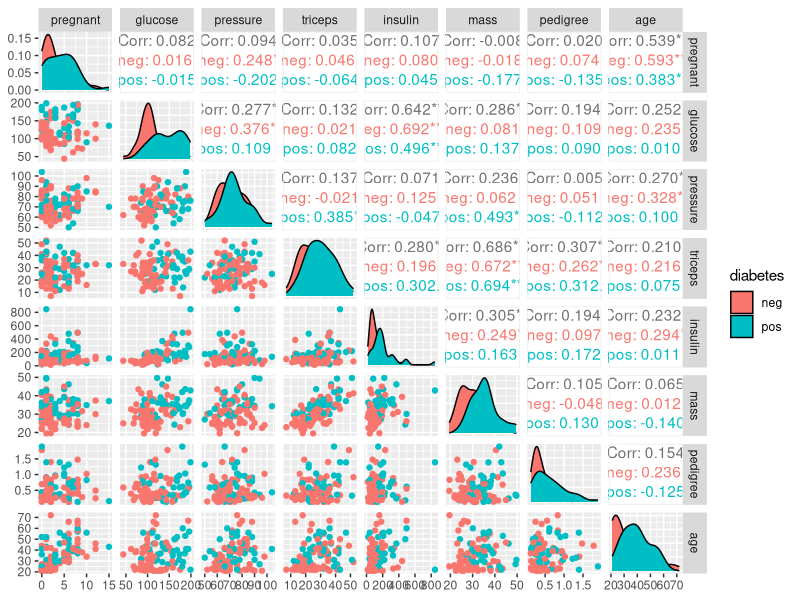
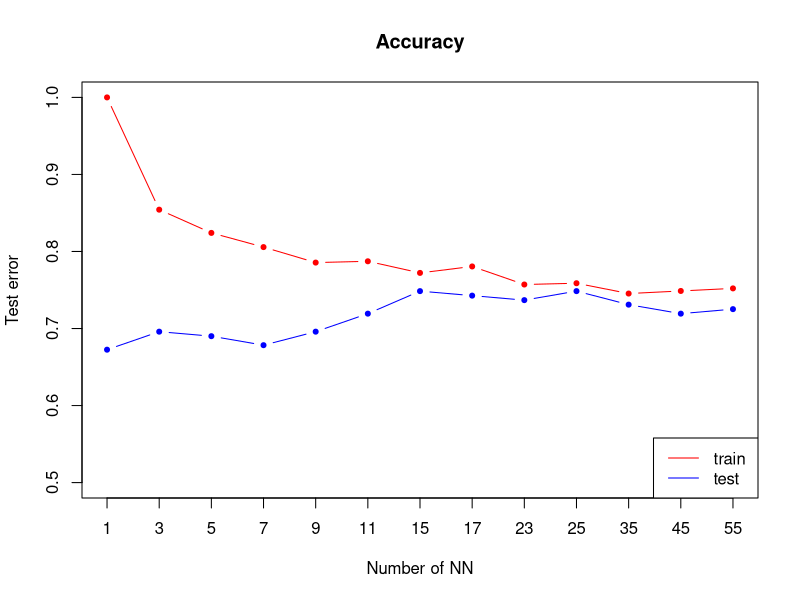
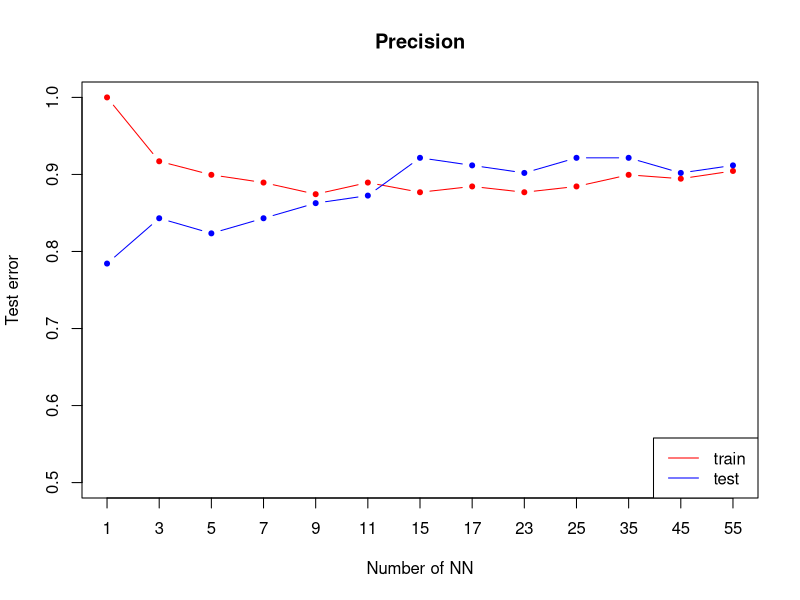
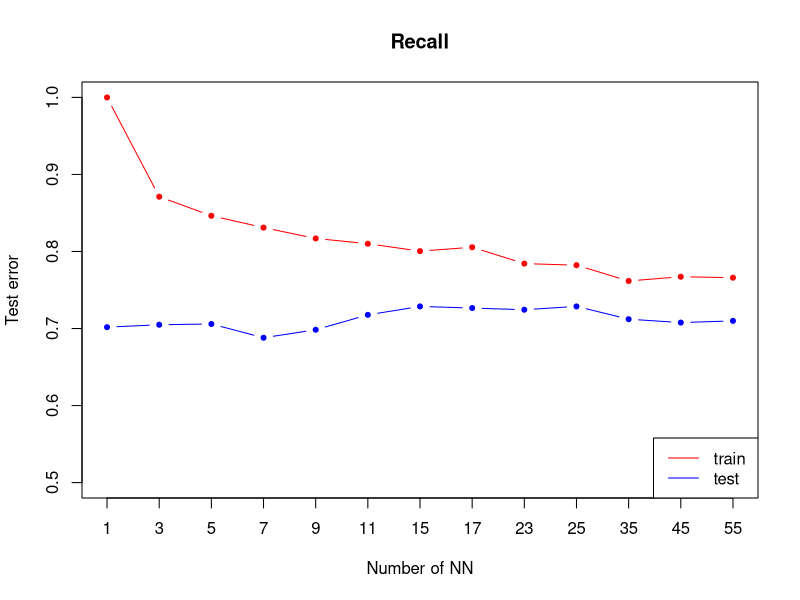
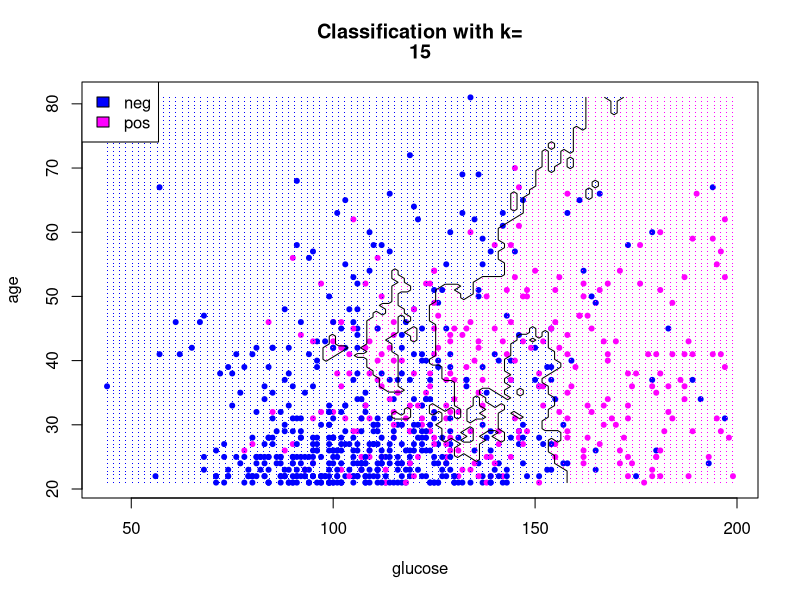
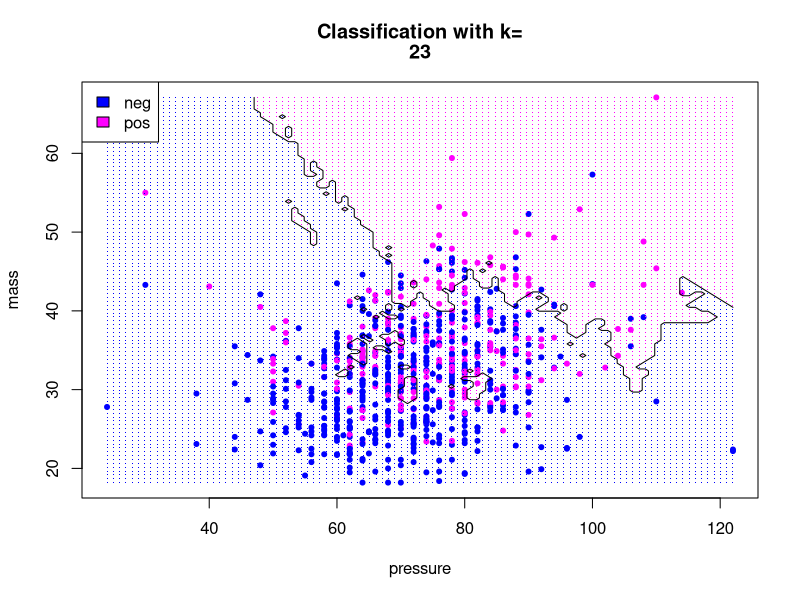
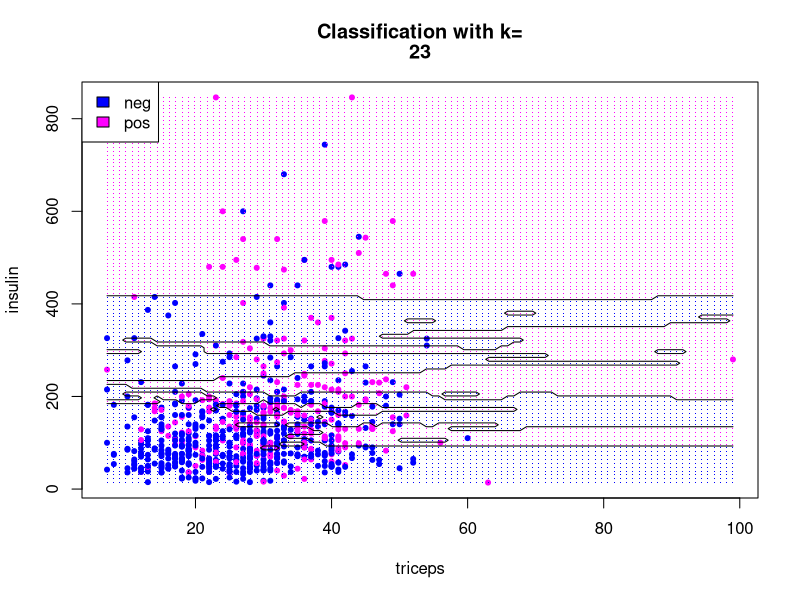
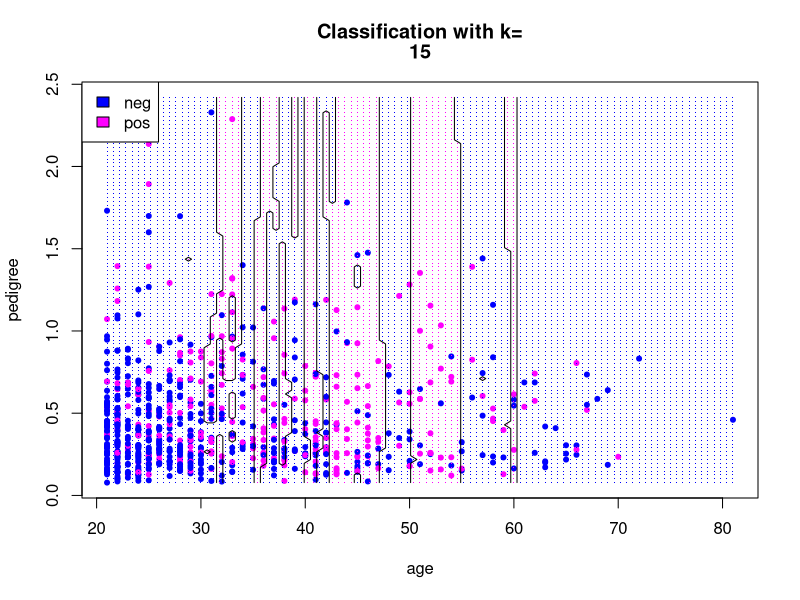

R code for these plots, in order:
## ---- chunk 1
library("mlbench")
library("caTools")
library("class")
library(mice)
library(grid)
library("rpart")
library(GGally)


utils::data("PimaIndiansDiabetes2")
data <- PimaIndiansDiabetes2

## ---- chunk 2

set.seed(101) 
init = mice(data, maxit=0) 
data <- complete(mice(data, method=init$method, predictorMatrix=init$predictorMatrix, m=5))
## ---- chunk 3
p <- ggpairs(data[sample(1:nrow(data),100),], columns = 1:8, ggplot2::aes(colour=diabetes), lower = list(continuous=wrap("points")), progress=FALSE,legend=1)
p
## ---- chunk 4

sample <- sample.split(data, SplitRatio = 0.8)
train <- subset(data, sample == TRUE)
test  <- subset(data, sample == FALSE)
trainDf <- train[, -9]
testDf <- test[,-9]
## ---- chunk 5


#NA2mean <- function(x) replace(x, is.na(x), mean(x, na.rm = TRUE))
#trainDf <- replace(trainDf, TRUE, lapply(trainDf, NA2mean))
#testDf <- replace(testDf, TRUE, lapply(testDf, NA2mean))

#pred.classes <- knn(trainDf, testDf, train$diabetes, k=5)
#testDf <- cbind(testDf,pred.classes)

## ---- chunk 6
ks <- c(1,3,5,7,9,11,15,17,23,25,35,45,55)# nearest neighbours to try
nks <- length(ks)

accuracy.train <- numeric(length=nks)
accuracy.test <- numeric(length=nks)

precision.train <- numeric(length=nks)
precision.test <- numeric(length=nks)

recall.train <- numeric(length=nks)
recall.test <- numeric(length=nks)
## ---- chunk 7
for (i in seq(along=ks)) {
mod.train <- knn(trainDf,trainDf,k=ks[i],cl=train$diabetes)
confussionMatrixTrain = table(mod.train, train$diabetes)
accuracy.train[i] = sum(mod.train == train$diabetes)/length(train$diabetes)
precision.train[i] = confussionMatrixTrain[1,1]/sum(confussionMatrixTrain[,1])
recall.train[i] = confussionMatrixTrain[1,1]/sum(confussionMatrixTrain[1,])

mod.test <- knn(trainDf, testDf[,-9],k= ks[i],cl= train$diabetes)
confussionMatrixTest = table(mod.test, test$diabetes)
accuracy.test[i] = sum(mod.test == test$diabetes)/length(test$diabetes)
precision.test[i] = confussionMatrixTest[1,1]/sum(confussionMatrixTest[,1])
recall.test[i] = confussionMatrixTest[1,1]/sum(confussionMatrixTest[1,])
}
## ---- chunk 8
plot(accuracy.train,xlab="Number of NN",ylab="Test error",type="n",xaxt="n", ylim=c(0.5, 1),  main="Accuracy")
axis(1, 1:length(ks), as.character(ks))
lines(accuracy.train,type="b",col='red',pch=20)
lines(accuracy.test,type="b",col='blue',pch=20)
legend("bottomright",lty=1,col=c("red","blue"),legend = c("train ", "test "))
## ---- chunk 9
plot(precision.train,xlab="Number of NN",ylab="Test error",type="n",xaxt="n", ylim=c(0.5, 1),  main="Precision")
axis(1, 1:length(ks), as.character(ks))
lines(precision.train,type="b",col='red',pch=20)
lines(precision.test,type="b",col='blue',pch=20)
legend("bottomright",lty=1,col=c("red","blue"),legend = c("train ", "test "))
## ---- chunk 10
plot(recall.train,xlab="Number of NN",ylab="Test error",type="n",xaxt="n", ylim=c(0.5, 1),  main="Recall")
axis(1, 1:length(ks), as.character(ks))
lines(recall.train,type="b",col='red',pch=20)
lines(recall.test,type="b",col='blue',pch=20)
legend("bottomright",lty=1,col=c("red","blue"),legend = c("train ", "test "))
## ---- chunk 11
col1<-c('blue', 'magenta')

plot.knn <- function(k, indexA, indexB) {
  grid.A <- seq(min(data[,indexA]), max(data[,indexA]), (max(data[,indexA]) - min(data[,indexA])) / 100)
  grid.B <- seq(min(data[,indexB]), max(data[,indexB]), (max(data[,indexB]) - min(data[,indexB])) / 100)
  grid <- expand.grid(grid.A,grid.B)
  colnames(grid) <- colnames(trainDf[, c(indexA, indexB)])
  predicted.classes <- knn(trainDf[, c(indexA, indexB)], grid, train$diabetes, k=k)
  plot(data[, indexA], data[ ,indexB], pch=20, col=col1[as.numeric(data$diabetes)], xlab=colnames(data)[indexA], ylab=colnames(data)[indexB])
  points(grid[, 1], grid[,2], pch='.', col=col1[as.numeric(predicted.classes)])  # draw grid
  legend("topleft", legend=levels(data$diabetes),fill =col1)
  title(c("Classification with k=", k))
  predicted.matrix <- matrix(as.numeric(predicted.classes), length(grid.A), length(grid.B))
  contour(grid.A, grid.B, predicted.matrix, levels=c(1.5), drawlabels=FALSE,add=TRUE)
}

## ---- chunk 12
plot.knn(15, 2, 8)
## ---- chunk 13
plot.knn(23, 3, 6)

## ---- chunk 14
plot.knn(23, 4, 5)
## ---- chunk 15
plot.knn(15, 8, 7)
## ---- chunk 16
res.pca <- prcomp(data[,1:8], scale = TRUE)

plot.knn.pca <- function(k) {
  pca.values <- prcomp(trainDf)$x
  grid.PC1 <- seq(min(pca.values[,1]), max(pca.values[,1]), 5)
  grid.PC2 <- seq(min(pca.values[,2]), max(pca.values[,2]), 1)
  grid <- expand.grid(grid.PC1,grid.PC2)
  colnames(grid) <- c('PC1','PC2')
  predicted.classes <- knn(pca.values[,c(1,2)], grid, train$diabetes, k=k)
  plot(pca.values[,1], pca.values[,2], pch=20, col=col1[as.numeric(train$diabetes)], xlab='PC1', ylab='PC2')
  points(grid$PC1, grid$PC2, pch='.', col=col1[as.numeric(predicted.classes)])  # draw grid
  legend("topleft", legend=levels(data$diabetes),fill =col1)
  title(c("PCA Classification with k=", k))
  
  predicted.matrix <- matrix(as.numeric(predicted.classes), length(grid.PC1), length(grid.PC2))
  contour(grid.PC1, grid.PC2, predicted.matrix, levels=c(1.5), drawlabels=FALSE,add=TRUE)
}
## ---- chunk 17
plot.knn.pca(1)
## ---- chunk 18
plot.knn.pca(7)
## ---- chunk 19
plot.knn.pca(15)
## ---- chunk 20
plot.knn.pca(23)
## ---- chunk 21
plot.knn.pca(50)
## ---- chunk 22
plot.knn.pca(100)
## ---- chunk 23
glm <- glm(diabetes~.,family=binomial(logit),data=train)
summary(glm)
## ---- chunk 24
glm2 <- glm(diabetes~pregnant + glucose + mass + pedigree,family=binomial(logit),data=train)
summary(glm2)
## ---- chunk 25
    predicted.classes.train <- predict(glm2, trainDf, type = "response")
    predicted.classes.train <- sapply(predicted.classes.train, function(x) round(x) + 1)

    confussionMatrixTrain = table(predicted.classes.train, train$diabetes)
    logr.accuracy.train <- (confussionMatrixTrain[1,1] + confussionMatrixTrain[2,2]) / length(predicted.classes.train)
    logr.precision.train <- confussionMatrixTrain[1,1]/sum(confussionMatrixTrain[,1])
    logr.recall.train <- confussionMatrixTrain[1,1]/sum(confussionMatrixTrain[1,])
    
    predicted.classes.test <- predict(glm2, testDf, type = "response")
    predicted.classes.test <- sapply(predicted.classes.test, function(x) round(x) + 1)
    
    confussionMatrixTest <- table(predicted.classes.test, test$diabetes)
    logr.accuracy.test <- (confussionMatrixTest[1,1] + confussionMatrixTest[2,2]) / length(predicted.classes.test)
    logr.precision.test <- confussionMatrixTest[1,1]/sum(confussionMatrixTest[,1])
    logr.recall.test <- confussionMatrixTest[1,1]/sum(confussionMatrixTest[1,])
## ---- chunk 26
plot.logRegression.boundaries <- function(indexA, indexB) {
  grid.A <- seq(min(data[,indexA]), max(data[,indexA]), (max(data[,indexA]) - min(data[,indexA])) / 100)
  grid.B <- seq(min(data[,indexB]), max(data[,indexB]), (max(data[,indexB]) - min(data[,indexB])) / 100)
  grid <- expand.grid(grid.A,grid.B)
  colnames(grid) <- colnames(trainDf[, c(indexA, indexB)])
  
  glm2 <- glm(diabetes~.,family=binomial(logit),data = train[, c(indexA, indexB, 9)])
  predicted.classes <- predict(glm2, grid, type = "response")
  predicted.classes <- lapply(predicted.classes, function(x) round(x) + 1)
  
  plot(data[, indexA], data[ ,indexB], pch=20, col=col1[as.numeric(data$diabetes)], xlab=colnames(data)[indexA], ylab=colnames(data)[indexB])
  
  points(grid[, 1], grid[,2], pch='.', col=col1[as.numeric(predicted.classes)])  # draw grid
  legend("topleft", legend=levels(data$diabetes),fill =col1)
  title(c("Classification with logistic regression"))
  predicted.matrix <- matrix(as.numeric(predicted.classes), length(grid.A), length(grid.B))
  contour(grid.A, grid.B, predicted.matrix, levels=c(1.5), drawlabels=FALSE,add=TRUE)
}
## ---- chunk 27
plot.logRegression.boundaries(2, 8)
## ---- chunk 28
plot.logRegression.boundaries(3, 6)

## ---- chunk 29
plot.logRegression.boundaries(4, 5)
## ---- chunk 30
plot.logRegression.boundaries(8, 7)
## ---- chunk 31
plot.logRegression.pca <- function() {
  pca.values <- prcomp(trainDf)$x
  pca.df <- as.data.frame.matrix(pca.values[,c(1,2)])
  pca.df$diabetes <- train$diabetes
  
  grid.PC1 <- seq(min(pca.values[,1]), max(pca.values[,1]), 5)
  grid.PC2 <- seq(min(pca.values[,2]), max(pca.values[,2]), 1)
  grid <- expand.grid(grid.PC1,grid.PC2)
  colnames(grid) <- c('PC1','PC2')
    
  glm2 <- glm(diabetes~.,family=binomial(logit),data=pca.df)
  predicted.classes <- predict(glm2, grid, type = "response")
  predicted.classes <- lapply(predicted.classes, function(x) round(x) + 1)

  plot(pca.values[,1], pca.values[,2], pch=20, col=col1[as.numeric(train$diabetes)], xlab='PC1', ylab='PC2')
  points(grid$PC1, grid$PC2, pch='.', col=col1[as.numeric(predicted.classes)])  # draw grid
  legend("topleft", legend=levels(data$diabetes),fill =col1)
  title(c("PCA Classification of loggistic regression"))
  
  predicted.matrix <- matrix(as.numeric(predicted.classes), length(grid.PC1), length(grid.PC2))
  contour(grid.PC1, grid.PC2, predicted.matrix, levels=c(1.5), drawlabels=FALSE,add=TRUE)
}


plot.logRegression.pca()
## ---- chunk 32
possible_bucket_sizes <- seq(1, 300, 10)
nks <- length(possible_bucket_sizes)

accuracy.train <- numeric(length=nks)
accuracy.test <- numeric(length=nks)

precision.train <- numeric(length=nks)
precision.test <- numeric(length=nks)

recall.train <- numeric(length=nks)
recall.test <- numeric(length=nks)

for(i in seq(1:length(possible_bucket_sizes))){
  cart_model <- rpart(diabetes ~., data = train, method = "class",control = rpart.control(minbucket = possible_bucket_sizes[i]))
  predicted.classes.test <- predict(cart_model, testDf, type = "class")
  predicted.classes.train <- predict(cart_model, trainDf, type = "class")

    confussionMatrixTrain = table(predicted.classes.train, train$diabetes)
    accuracy.train[i] <- mean(predicted.classes.train == train$diabetes)
    precision.train[i] = confussionMatrixTrain[1,1]/sum(confussionMatrixTrain[,1])
    recall.train[i] = confussionMatrixTrain[1,1]/sum(confussionMatrixTrain[1,])

    confussionMatrixTest = table(predicted.classes.test, test$diabetes)
    accuracy.test[i] <- mean(predicted.classes.test == test$diabetes)
    precision.test[i] = confussionMatrixTest[1,1]/sum(confussionMatrixTest[,1])
    recall.test[i] = confussionMatrixTest[1,1]/sum(confussionMatrixTest[1,])
}

## ---- chunk 33
plot(accuracy.train,xlab="Number of items in leafs",ylab="Test error",type="n",xaxt="n", ylim=c(0.5, 1),  main="Accuracy",)
axis(1, 1:length(ks), as.character(ks))
lines(accuracy.train,type="b",col='red',pch=20)
lines(accuracy.test,type="b",col='blue',pch=20)
legend("bottomright",lty=1,col=c("red","blue"),legend = c("train ", "test "))
## ---- chunk 34
plot(precision.train,xlab="Number of items in leafs",ylab="Test error",type="n",xaxt="n", ylim=c(0.5, 1),  main="Precision",)
axis(1, 1:length(ks), as.character(ks))
lines(precision.train,type="b",col='red',pch=20)
lines(precision.test,type="b",col='blue',pch=20)
legend("bottomright",lty=1,col=c("red","blue"),legend = c("train ", "test "))
## ---- chunk 35
plot(recall.train,xlab="Number of items in leafs",ylab="Test error",type="n",xaxt="n", ylim=c(0.5, 1),  main="Recall",)
axis(1, 1:length(ks), as.character(ks))
lines(recall.train,type="b",col='red',pch=20)
lines(recall.test,type="b",col='blue',pch=20)
legend("bottomright",lty=1,col=c("red","blue"),legend = c("train ", "test "))
## ---- chunk 36
plot.treeBoundaries <- function(mb, indexA, indexB) {
  grid.A <- seq(min(data[,indexA]), max(data[,indexA]), (max(data[,indexA]) - min(data[,indexA])) / 100)
  grid.B <- seq(min(data[,indexB]), max(data[,indexB]), (max(data[,indexB]) - min(data[,indexB])) / 100)
  grid <- expand.grid(grid.A,grid.B)
  colnames(grid) <- colnames(trainDf[, c(indexA, indexB)])
  
  cart_model <- rpart(diabetes ~ . , data = train[, c(indexA, indexB, 9)], method = "class",control = rpart.control(minbucket = mb))
  predicted.classes <- predict(cart_model, grid, type = "class")
  
  plot(data[, indexA], data[ ,indexB], pch=20, col=col1[as.numeric(data$diabetes)], xlab=colnames(data)[indexA], ylab=colnames(data)[indexB])
  
  points(grid[, 1], grid[,2], pch='.', col=col1[as.numeric(predicted.classes)])  # draw grid
  legend("topleft", legend=levels(data$diabetes),fill =col1)
  title(c("Classification with minibucket size=", mb))
  predicted.matrix <- matrix(as.numeric(predicted.classes), length(grid.A), length(grid.B))
  contour(grid.A, grid.B, predicted.matrix, levels=c(1.5), drawlabels=FALSE,add=TRUE)
}
## ---- chunk 37
plot.treeBoundaries(23, 2, 8)
## ---- chunk 38
plot.treeBoundaries(23,3, 6)

## ---- chunk 39
plot.treeBoundaries(23,4, 5)
## ---- chunk 40
plot.treeBoundaries(23, 8, 7)
## ---- chunk 41
plot.treeBoundaries.pca <- function(mb) {
  pca.values <- prcomp(trainDf)$x
  pca.df <- as.data.frame.matrix(pca.values[,c(1,2)])
  pca.df$diabetes <- train$diabetes
  
  grid.PC1 <- seq(min(pca.values[,1]), max(pca.values[,1]), 5)
  grid.PC2 <- seq(min(pca.values[,2]), max(pca.values[,2]), 1)
  grid <- expand.grid(grid.PC1,grid.PC2)
  colnames(grid) <- c('PC1','PC2')
    
  cart_model <- rpart(diabetes ~., data = pca.df, method = "class",control = rpart.control(minbucket = mb))
  predicted.classes <- predict(cart_model, grid, type = "class")

  plot(pca.values[,1], pca.values[,2], pch=20, col=col1[as.numeric(train$diabetes)], xlab='PC1', ylab='PC2')
  points(grid$PC1, grid$PC2, pch='.', col=col1[as.numeric(predicted.classes)])  # draw grid
  legend("topleft", legend=levels(data$diabetes),fill =col1)
  title(c("PCA Classification with mini bucket size =", mb))
  
  predicted.matrix <- matrix(as.numeric(predicted.classes), length(grid.PC1), length(grid.PC2))
  contour(grid.PC1, grid.PC2, predicted.matrix, levels=c(1.5), drawlabels=FALSE,add=TRUE)
}
## ---- chunk 42
plot.treeBoundaries.pca(1)
## ---- chunk 43
plot.treeBoundaries.pca(7)
## ---- chunk 44
plot.treeBoundaries.pca(15)
## ---- chunk 45
plot.treeBoundaries.pca(23)
## ---- chunk 46
plot.treeBoundaries.pca(35)
## ---- chunk 47
plot.treeBoundaries.pca(50)
